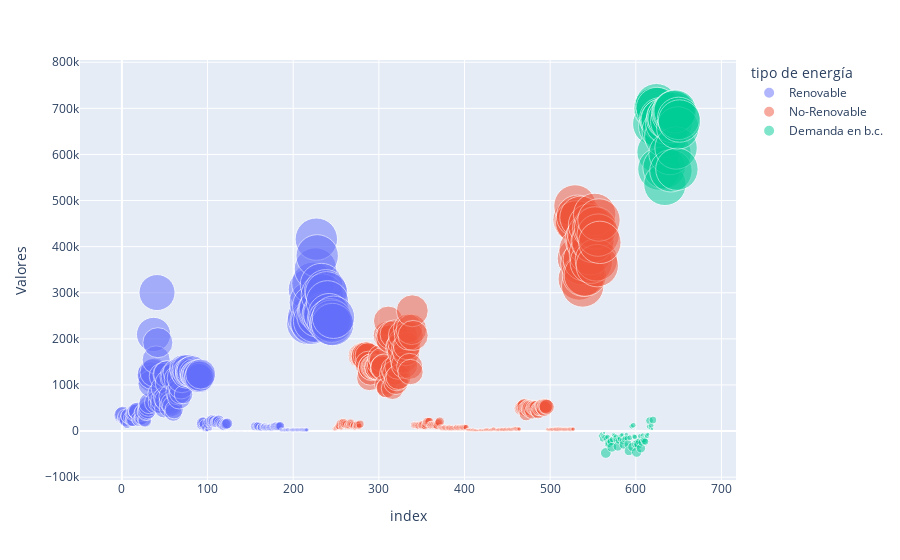

The notebook cell this image was saved under:
### Code cell
px.scatter(data_frame = df_balance,
            y = 'Valores',
            color = 'tipo de energía',
            color_discrete_sequence = colores_personalizados,
            opacity     = 0.5,
            hover_name  = 'nombre',
            size        = 'Porcentaje',
            size_max    = 30
          )

### Figure 1 — Plotly figure (JSON) as saved in the notebook; plotly's stock layout.template omitted (floating-point values rounded to 4 significant figures; data arrays with more than 128 entries replaced by an {"elided": "..."} marker saying what was removed)
{"data": [{"hovertemplate": "<b>%{hovertext}</b><br><br>tipo de energía=Renovable<br>index=%{x}<br>Valores=%{y}<br>Porcentaje=%{marker.size}<extra></extra>", "hovertext": {"elided": "248 str values"}, "legendgroup": "Renovable", "marker": {"color": "#636EFA", "opacity": 0.5, "size": {"elided": "248 float values"}, "sizemode": "area", "sizeref": 0.001111, "symbol": "circle"}, "mode": "markers", "name": "Renovable", "orientation": "v", "showlegend": true, "type": "scatter", "x": {"elided": "248 int values"}, "xaxis": "x", "y": {"elided": "248 float values"}, "yaxis": "y"}, {"hovertemplate": "<b>%{hovertext}</b><br><br>tipo de energía=No-Renovable<br>index=%{x}<br>Valores=%{y}<br>Porcentaje=%{marker.size}<extra></extra>", "hovertext": {"elided": "311 str values"}, "legendgroup": "No-Renovable", "marker": {"color": "#EF553B", "opacity": 0.5, "size": {"elided": "311 float values"}, "sizemode": "area", "sizeref": 0.001111, "symbol": "circle"}, "mode": "markers", "name": "No-Renovable", "orientation": "v", "showlegend": true, "type": "scatter", "x": {"elided": "311 int values"}, "xaxis": "x", "y": {"elided": "311 float values"}, "yaxis": "y"}, {"hovertemplate": "<b>%{hovertext}</b><br><br>tipo de energía=Demanda en b.c.<br>index=%{x}<br>Valores=%{y}<br>Porcentaje=%{marker.size}<extra></extra>", "hovertext": ["Consumos en bombeo", "Consumos en bombeo", "Consumos en bombeo", "Consumos en bombeo", "Consumos en bombeo", "Consumos en bombeo", "Consumos en bombeo", "Consumos en bombeo", "Consumos en bombeo", "Consumos en bombeo", "Consumos en bombeo", "Consumos en bombeo", "Consumos en bombeo", "Consumos en bombeo", "Consumos en bombeo", "Consumos en bombeo", "Consumos en bombeo", "Consumos en bombeo", "Consumos en bombeo", "Consumos en bombeo", "Consumos en bombeo", "Consumos en bombeo", "Consumos en bombeo", "Consumos en bombeo", "Consumos en bombeo", "Consumos en bombeo", "Consumos en bombeo", "Consumos en bombeo", "Consumos en bombeo", "Consumos en bombeo", "Consumos en bombeo", "Saldo I. internacionales", "Saldo I. internacionales", "Saldo I. internacionales", "Saldo I. internacionales", "Saldo I. internacionales", "Saldo I. internacionales", "Saldo I. internacionales", "Saldo I. internacionales", "Saldo I. internacionales", "Saldo I. internacionales", "Saldo I. internacionales", "Saldo I. internacionales", "Saldo I. internacionales", "Saldo I. internacionales", "Saldo I. internacionales", "Saldo I. internacionales", "Saldo I. internacionales", "Saldo I. internacionales", "Saldo I. internacionales", "Saldo I. internacionales", "Saldo I. internacionales", "Saldo I. internacionales", "Saldo I. internacionales", "Saldo I. internacionales", "Saldo I. internacionales", "Saldo I. internacionales", "Saldo I. internacionales", "Saldo I. internacionales", "Saldo I. internacionales", "Saldo I. internacionales", "Saldo I. internacionales", "Demanda en b.c.", "Demanda en b.c.", "Demanda en b.c.", "Demanda en b.c.", "Demanda en b.c.", "Demanda en b.c.", "Demanda en b.c.", "Demanda en b.c.", "Demanda en b.c.", "Demanda en b.c.", "Demanda en b.c.", "Demanda en b.c.", "Demanda en b.c.", "Demanda en b.c.", "Demanda en b.c.", "Demanda en b.c.", "Demanda en b.c.", "Demanda en b.c.", "Demanda en b.c.", "Demanda en b.c.", "Demanda en b.c.", "Demanda en b.c.", "Demanda en b.c.", "Demanda en b.c.", "Demanda en b.c.", "Demanda en b.c.", "Demanda en b.c.", "Demanda en b.c.", "Demanda en b.c.", "Demanda en b.c.", "Demanda en b.c."], "legendgroup": "Demanda en b.c.", "marker": {"color": "#00CC96", "opacity": 0.5, "size": [0.01458, 0.007575, 0.02089, 0.01398, 0.005603, 0.02217, 0.06487, 0.02414, 0.01786, 0.03608, 0.03423, 0.02699, 0.03487, 0.053, 0.02507, 0.01075, 0.01262, 0.02062, 0.01712, 0.03019, 0.04952, 0.0274, 0.01904, 0.02283, 0.01251, 0.01159, 0.03276, 0.04682, 0.02589, 0.02164, 0.01109, 0.02167, 0.03667, 0.05243, 0.01916, 0.0003547, 0.01612, 0.04703, 0.01816, 0.01558, 0.0172, 0.03621, 0.05838, 0.03966, 0.04438, 0.03159, 0.01565, 0.04837, 0.03237, 0.01256, 0.02674, 0.03145, 0.03033, 0.01193, 0.01491, 0.009546, 0.0132, 0.03429, 0.01082, 0.01742, 0.006727, 0.03486, 1, 1, 1, 1, 1, 1, 1, 1, 1, 1, 1, 1, 1, 1, 1, 1, 1, 1, 1, 1, 1, 1, 1, 1, 1, 1, 1, 1, 1, 1, 1], "sizemode": "area", "sizeref": 0.001111, "symbol": "circle"}, "mode": "markers", "name": "Demanda en b.c.", "orientation": "v", "showlegend": true, "type": "scatter", "x": [559, 560, 561, 562, 563, 564, 565, 566, 567, 568, 569, 570, 571, 572, 573, 574, 575, 576, 577, 578, 579, 580, 581, 582, 583, 584, 585, 586, 587, 588, 589, 590, 591, 592, 593, 594, 595, 596, 597, 598, 599, 600, 601, 602, 603, 604, 605, 606, 607, 608, 609, 610, 611, 612, 613, 614, 615, 616, 617, 618, 619, 620, 621, 622, 623, 624, 625, 626, 627, 628, 629, 630, 631, 632, 633, 634, 635, 636, 637, 638, 639, 640, 641, 642, 643, 644, 645, 646, 647, 648, 649, 650, 651], "xaxis": "x", "y": [-10470.0, -5819.0, -17150.0, -10600.0, -3964.0, -14030.0, -47500.0, -16750.0, -12970.0, -27230.0, -26920.0, -21190.0, -23410.0, -35220.0, -18060.0, -7580.0, -9751.0, -15730.0, -12310.0, -20510.0, -33350.0, -20810.0, -13980.0, -17090.0, -9065.0, -8240.0, -21520.0, -29340.0, -17950.0, -15340.0, -7628.0, -15560.0, -28170.0, -43040.0, -14520.0, 251.0, 10200.0, -34430.0, 12600.0, -11310.0, -12980.0, -28470.0, -45840.0, -26620.0, -29490.0, -22760.0, -11030.0, -37380.0, -24690.0, -9033.0, -18160.0, -21180.0, -23040.0, -8755.0, -11160.0, -6916.0, 9379.0, 22530.0, 6784.0, 12070.0, 4769.0, 23970.0, 666100.0, 700300.0, 700500.0, 707900.0, 699600.0, 605100.0, 568300.0, 660500.0, 677600.0, 674300.0, 675600.0, 651000.0, 571100.0, 535200.0, 638900.0, 667800.0, 678700.0, 681900.0, 676500.0, 602000.0, 564500.0, 671700.0, 688600.0, 692300.0, 692600.0, 694200.0, 614000.0, 568100.0, 657400.0, 678200.0, 672500.0], "yaxis": "y"}], "layout": {"legend": {"itemsizing": "constant", "title": {"text": "tipo de energía"}, "tracegroupgap": 0}, "margin": {"t": 60}, "xaxis": {"anchor": "y", "domain": [0, 1], "title": {"text": "index"}}, "yaxis": {"anchor": "x", "domain": [0, 1], "title": {"text": "Valores"}}}}
